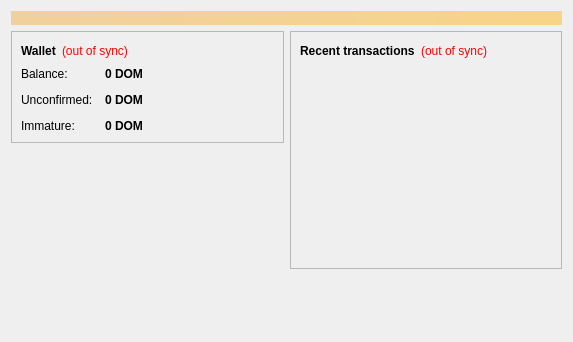
<?xml version="1.0" encoding="UTF-8"?>
<ui version="4.0">
 <class>OverviewPage</class>
 <widget class="QWidget" name="OverviewPage">
  <property name="geometry">
   <rect>
    <x>0</x>
    <y>0</y>
    <width>573</width>
    <height>342</height>
   </rect>
  </property>
  <property name="windowTitle">
   <string>Form</string>
  </property>
  <layout class="QVBoxLayout" name="topLayout">
   <item>
    <widget class="QLabel" name="labelAlerts">
     <property name="visible">
      <bool>false</bool>
     </property>
     <property name="styleSheet">
      <string notr="true">background-color: qlineargradient(x1: 0, y1: 0, x2: 1, y2: 0, stop:0 #F0D0A0, stop:1 #F8D488); color:#000000;</string>
     </property>
     <property name="wordWrap">
      <bool>true</bool>
     </property>
     <property name="margin">
      <number>3</number>
     </property>
    </widget>
   </item>
   <item>
    <layout class="QHBoxLayout" name="horizontalLayout" stretch="1,1">
     <item>
      <layout class="QVBoxLayout" name="verticalLayout_2">
       <item>
        <widget class="QFrame" name="frame">
         <property name="frameShape">
          <enum>QFrame::StyledPanel</enum>
         </property>
         <property name="frameShadow">
          <enum>QFrame::Raised</enum>
         </property>
         <layout class="QVBoxLayout" name="verticalLayout_4">
          <item>
           <layout class="QHBoxLayout" name="horizontalLayout_4">
            <item>
             <widget class="QLabel" name="label_5">
              <property name="font">
               <font>
                <weight>75</weight>
                <bold>true</bold>
               </font>
              </property>
              <property name="text">
               <string>Wallet</string>
              </property>
             </widget>
            </item>
            <item>
             <widget class="QLabel" name="labelWalletStatus">
              <property name="toolTip">
               <string>The displayed information may be out of date. Your wallet automatically synchronizes with the Domotics network after a connection is established, but this process has not completed yet.</string>
              </property>
              <property name="styleSheet">
               <string notr="true">QLabel { color: red; }</string>
              </property>
              <property name="text">
               <string notr="true">(out of sync)</string>
              </property>
              <property name="alignment">
               <set>Qt::AlignLeading|Qt::AlignLeft|Qt::AlignVCenter</set>
              </property>
             </widget>
            </item>
            <item>
             <spacer name="horizontalSpacer_2">
              <property name="orientation">
               <enum>Qt::Horizontal</enum>
              </property>
              <property name="sizeHint" stdset="0">
               <size>
                <width>40</width>
                <height>20</height>
               </size>
              </property>
             </spacer>
            </item>
           </layout>
          </item>
          <item>
           <layout class="QFormLayout" name="formLayout_2">
            <property name="fieldGrowthPolicy">
             <enum>QFormLayout::AllNonFixedFieldsGrow</enum>
            </property>
            <property name="horizontalSpacing">
             <number>12</number>
            </property>
            <property name="verticalSpacing">
             <number>12</number>
            </property>
            <item row="0" column="0">
             <widget class="QLabel" name="label">
              <property name="text">
               <string>Balance:</string>
              </property>
             </widget>
            </item>
            <item row="0" column="1">
             <widget class="QLabel" name="labelBalance">
              <property name="font">
               <font>
                <weight>75</weight>
                <bold>true</bold>
               </font>
              </property>
              <property name="cursor">
               <cursorShape>IBeamCursor</cursorShape>
              </property>
              <property name="toolTip">
               <string>Your current balance</string>
              </property>
              <property name="text">
               <string notr="true">0 DOM</string>
              </property>
              <property name="textInteractionFlags">
               <set>Qt::LinksAccessibleByMouse|Qt::TextSelectableByKeyboard|Qt::TextSelectableByMouse</set>
              </property>
             </widget>
            </item>
            <item row="1" column="0">
             <widget class="QLabel" name="label_3">
              <property name="text">
               <string>Unconfirmed:</string>
              </property>
             </widget>
            </item>
            <item row="1" column="1">
             <widget class="QLabel" name="labelUnconfirmed">
              <property name="font">
               <font>
                <weight>75</weight>
                <bold>true</bold>
               </font>
              </property>
              <property name="cursor">
               <cursorShape>IBeamCursor</cursorShape>
              </property>
              <property name="toolTip">
               <string>Total of transactions that have yet to be confirmed, and do not yet count toward the current balance</string>
              </property>
              <property name="text">
               <string notr="true">0 DOM</string>
              </property>
              <property name="textInteractionFlags">
               <set>Qt::LinksAccessibleByMouse|Qt::TextSelectableByKeyboard|Qt::TextSelectableByMouse</set>
              </property>
             </widget>
            </item>
            <item row="2" column="0">
             <widget class="QLabel" name="labelImmatureText">
              <property name="text">
               <string>Immature:</string>
              </property>
             </widget>
            </item>
            <item row="2" column="1">
             <widget class="QLabel" name="labelImmature">
              <property name="font">
               <font>
                <weight>75</weight>
                <bold>true</bold>
               </font>
              </property>
              <property name="toolTip">
               <string>Mined balance that has not yet matured</string>
              </property>
              <property name="text">
               <string notr="true">0 DOM</string>
              </property>
              <property name="textInteractionFlags">
               <set>Qt::LinksAccessibleByMouse|Qt::TextSelectableByKeyboard|Qt::TextSelectableByMouse</set>
              </property>
             </widget>
            </item>
           </layout>
          </item>
         </layout>
        </widget>
       </item>
       <item>
        <spacer name="verticalSpacer">
         <property name="orientation">
          <enum>Qt::Vertical</enum>
         </property>
         <property name="sizeHint" stdset="0">
          <size>
           <width>20</width>
           <height>40</height>
          </size>
         </property>
        </spacer>
       </item>
      </layout>
     </item>
     <item>
      <layout class="QVBoxLayout" name="verticalLayout_3">
       <item>
        <widget class="QFrame" name="frame_2">
         <property name="frameShape">
          <enum>QFrame::StyledPanel</enum>
         </property>
         <property name="frameShadow">
          <enum>QFrame::Raised</enum>
         </property>
         <layout class="QVBoxLayout" name="verticalLayout">
          <item>
           <layout class="QHBoxLayout" name="horizontalLayout_2">
            <item>
             <widget class="QLabel" name="label_4">
              <property name="text">
               <string>&lt;b&gt;Recent transactions&lt;/b&gt;</string>
              </property>
             </widget>
            </item>
            <item>
             <widget class="QLabel" name="labelTransactionsStatus">
              <property name="toolTip">
               <string>The displayed information may be out of date. Your wallet automatically synchronizes with the Domotics network after a connection is established, but this process has not completed yet.</string>
              </property>
              <property name="styleSheet">
               <string notr="true">QLabel { color: red; }</string>
              </property>
              <property name="text">
               <string notr="true">(out of sync)</string>
              </property>
              <property name="alignment">
               <set>Qt::AlignRight|Qt::AlignTrailing|Qt::AlignVCenter</set>
              </property>
             </widget>
            </item>
            <item>
             <spacer name="horizontalSpacer">
              <property name="orientation">
               <enum>Qt::Horizontal</enum>
              </property>
              <property name="sizeHint" stdset="0">
               <size>
                <width>40</width>
                <height>20</height>
               </size>
              </property>
             </spacer>
            </item>
           </layout>
          </item>
          <item>
           <widget class="QListView" name="listTransactions">
            <property name="styleSheet">
             <string notr="true">QListView { background: transparent; }</string>
            </property>
            <property name="frameShape">
             <enum>QFrame::NoFrame</enum>
            </property>
            <property name="verticalScrollBarPolicy">
             <enum>Qt::ScrollBarAlwaysOff</enum>
            </property>
            <property name="horizontalScrollBarPolicy">
             <enum>Qt::ScrollBarAlwaysOff</enum>
            </property>
            <property name="selectionMode">
             <enum>QAbstractItemView::NoSelection</enum>
            </property>
           </widget>
          </item>
         </layout>
        </widget>
       </item>
       <item>
        <spacer name="verticalSpacer_2">
         <property name="orientation">
          <enum>Qt::Vertical</enum>
         </property>
         <property name="sizeHint" stdset="0">
          <size>
           <width>20</width>
           <height>40</height>
          </size>
         </property>
        </spacer>
       </item>
      </layout>
     </item>
    </layout>
   </item>
  </layout>
 </widget>
 <resources/>
 <connections/>
</ui>
